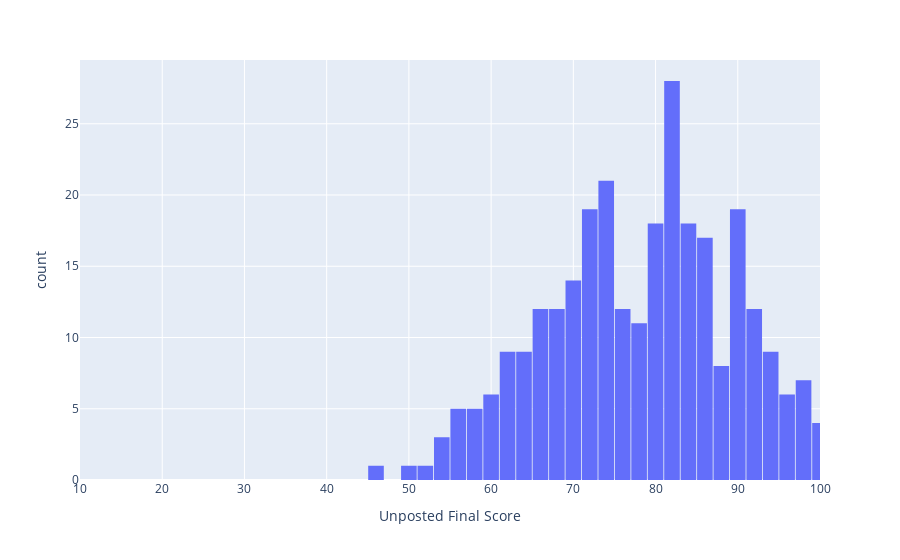

The notebook cell saved with this chart:
### Markdown cell above
# Import scores

### Code cell
# Path to canvas CSV file that includes updated roster
cn_path = os.path.join(root,'grades', gradebook_file + ".csv")

# Check path
if not os.path.isfile(cn_path):
    raise ValueError(gradebook_file + '.csv file not found')

# Open and read canvas data
cn_file = open(cn_path)
c = pd.read_csv(cn_file,skiprows=[1, 2])

# From the canvas file, capture student IDs
# cnID = c.xs("SIS Login ID",axis=1)

# From the canvas file, final score, trim header
cnScore = c.xs("Unposted Final Score",axis=1)

# Plot raw score distribution
# fig = px.histogram(cnScore, labels={"value"="Final score"})
fig = px.histogram(cnScore, x="Unposted Final Score", nbins = 100)
fig.layout.update(showlegend=False,bargap=0.05)
fig.update_xaxes(range=[10, 100], tick0=10, dtick=10, showgrid=True)
fig.show()

### Figure 1 — Plotly figure (JSON) as saved in the notebook; plotly's stock layout.template omitted (floating-point values rounded to 4 significant figures; data arrays with more than 128 entries replaced by an {"elided": "..."} marker saying what was removed)
{"data": [{"alignmentgroup": "True", "bingroup": "x", "hovertemplate": "Unposted Final Score=%{x}<br>count=%{y}<extra></extra>", "legendgroup": "", "marker": {"color": "#636efa", "pattern": {"shape": ""}}, "name": "", "nbinsx": 100, "offsetgroup": "", "orientation": "v", "showlegend": false, "type": "histogram", "x": {"elided": "297 float values"}, "xaxis": "x", "yaxis": "y"}], "layout": {"bargap": 0.05, "barmode": "relative", "legend": {"tracegroupgap": 0}, "margin": {"t": 60}, "showlegend": false, "xaxis": {"anchor": "y", "domain": [0, 1], "dtick": 10, "range": [10, 100], "showgrid": true, "tick0": 10, "title": {"text": "Unposted Final Score"}}, "yaxis": {"anchor": "x", "domain": [0, 1], "title": {"text": "count"}}}}
